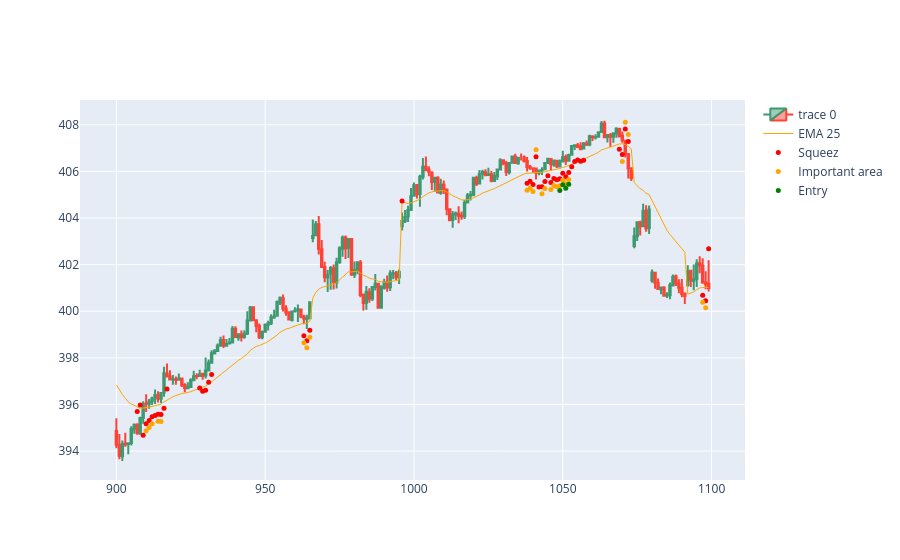

Here is the notebook cell this chart was saved with:
### Code cell
import plotly.io as pio
import plotly.graph_objects as go  

dfpl = df[900:1100]

fig = go.Figure(
    data=[
        go.Candlestick(
            x=dfpl.index,
            open=dfpl['open_5min'],
            high=dfpl['high_5min'],
            low=dfpl['low_5min'],
            close=dfpl['close_5min']),
        go.Scatter(
            x=dfpl.index, 
            y=dfpl['ema25_5min'],
            line=dict(color='orange', width=1), 
            name="EMA 25"),
    ]
)

fig.add_scatter(x=dfpl.index, y=dfpl['squezzeArea'], mode="markers", marker=dict(size=5, color="red"), name="Squeez")
fig.add_scatter(x=dfpl.index, y=dfpl['squeezeCloseToEmaArea'], mode="markers", marker=dict(size=5, color="orange"), name="Important area")
fig.add_scatter(x=dfpl.index, y=dfpl['posibleBreakArea'], mode="markers", marker=dict(size=5, color="green"), name="Entry")

fig.update_layout(xaxis_rangeslider_visible=False)
fig.show()

### Figure 1 — Plotly figure (JSON) as saved in the notebook; plotly's stock layout.template omitted (floating-point values rounded to 4 significant figures; data arrays with more than 128 entries replaced by an {"elided": "..."} marker saying what was removed)
{"data": [{"close": {"elided": "200 float values"}, "high": {"elided": "200 float values"}, "low": {"elided": "200 float values"}, "open": {"elided": "200 float values"}, "type": "candlestick", "x": {"elided": "200 int values"}}, {"line": {"color": "orange", "width": 1}, "name": "EMA 25", "type": "scatter", "x": {"elided": "200 int values"}, "y": {"elided": "200 float values"}}, {"marker": {"color": "red", "size": 5}, "mode": "markers", "name": "Squeez", "type": "scatter", "x": {"elided": "200 int values"}, "y": {"elided": "200 float values"}}, {"marker": {"color": "orange", "size": 5}, "mode": "markers", "name": "Important area", "type": "scatter", "x": {"elided": "200 int values"}, "y": {"elided": "200 float values"}}, {"marker": {"color": "green", "size": 5}, "mode": "markers", "name": "Entry", "type": "scatter", "x": {"elided": "200 int values"}, "y": {"elided": "200 float values"}}], "layout": {"autosize": true, "xaxis": {"autorange": true, "range": [887.9, 1111.0], "rangeslider": {"visible": false, "yaxis": {}}, "type": "linear"}, "yaxis": {"autorange": true, "range": [392.7, 409.2], "type": "linear"}}}
